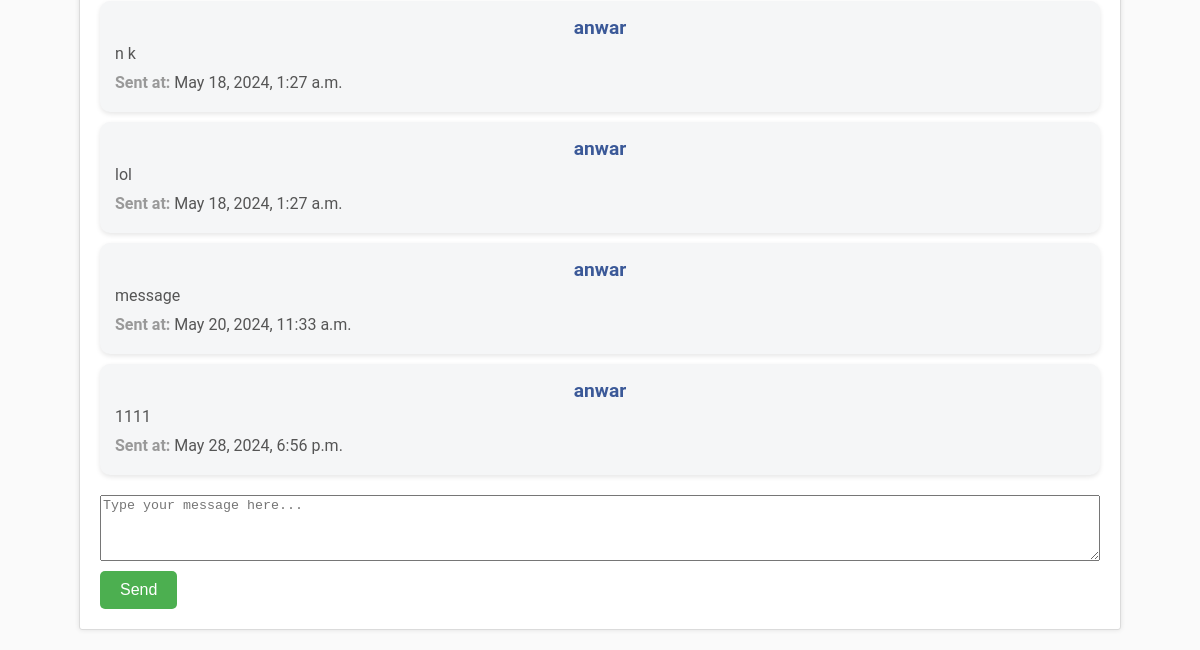
The app's page /message/1 (lower part), older data.
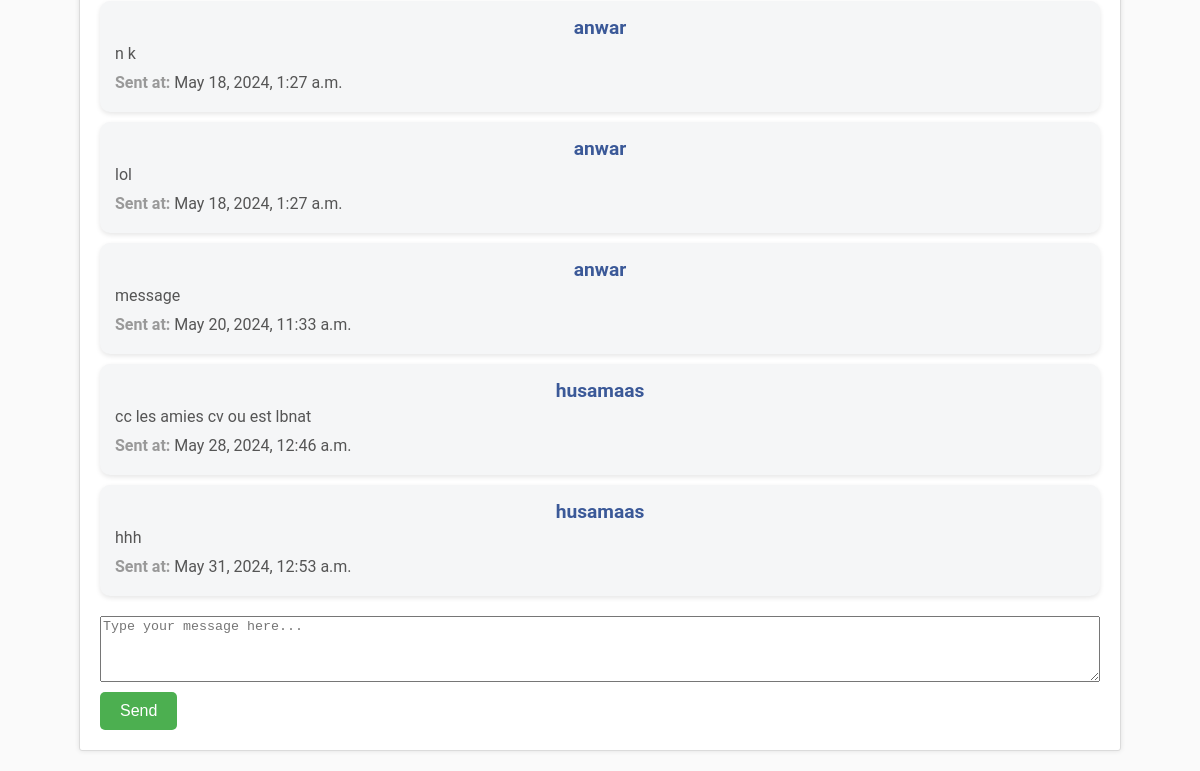
The same page, newer data.
### api/models.py (models this page shows, shortened)
class Message(models.Model):
    body=models.TextField()
    sender=models.ForeignKey(User,on_delete=models.CASCADE,related_name='sender')
    date=models.DateTimeField(auto_now_add=True)
    receiver=models.ForeignKey(User,on_delete=models.SET_NULL,related_name='receiver',null=True)

### api/views.py (the view)
# urls.py: path('message/<str:userid>',TanmirtMessage,name='message'),
def TanmirtMessage(request,userid):
    messages=Message.objects.all()
    receiver=User.objects.get(pk=userid)
    if request.method=='POST':
        form=MessageForm(request.POST)
        if form.is_valid():
            instance=form.save(commit=False)
            instance.sender=request.user
            instance.receiver=receiver
            instance.save()
            return redirect('message',userid=userid)
    else:
        form=MessageForm()
    context={'receiver':receiver , 'form':form,'messages':messages}
    return render(request,'messages.html',context)

### api/forms.py
class MessageForm(ModelForm):
    class Meta:
        model=Message
        fields=[
            'body'
        ]
        widgets = {
            'body': forms.Textarea(attrs={
                'class': 'form-control',
                'placeholder': 'Type your message here...',
                'rows': 4,
                'cols': 50
            }),
        }
        labels = {
            'body': '',
        }

### templates/messages.html (shortened to what this page needs)
<!DOCTYPE html>
<html lang="en">
<head>
    {% load static %}
    <link rel="stylesheet" href="{% static 'css/message.css' %}">
</head>
<body>
    <div class="container">
        {% for message in messages %}
        <div class="message">
            <h1>{{ message.sender.username }}</h1>
            <p>{{ message.body }}</p>
            <p><strong>Sent at:</strong> {{ message.date }}</p>
        </div>
        {% endfor %}
        <form method="post">
            {{ form.body }}
            <button type="submit">Send</button>
        </form>
    </div>
</body>
</html>

### static/css/message.css (style rules this page uses)
body { background-color: #fafafa; font-family: 'Roboto', sans-serif; margin: 0; padding: 0; }
.container { max-width: 1000px; margin: 20px auto; background-color: #fff; border: 1px solid #dbdbdb; border-radius: 3px; box-shadow: 0 0 5px rgba(0, 0, 0, 0.1); padding: 20px; }
h1 { text-align: center; font-size: 2em; margin-bottom: 20px; }
.message { display: flex; flex-direction: column; background-color: #f5f6f7; padding: 15px; border-radius: 10px; margin-bottom: 10px; box-shadow: 0 2px 5px rgba(0, 0, 0, 0.1); }
.message h1 { font-size: 1.2em; font-weight: bold; color: #3b5998; margin: 0; }
.message p { font-size: 1em; color: #555; margin: 5px 0; }
.message p strong { color: #999; }
form { display: flex; flex-direction: column; gap: 10px; }
form button { align-self: flex-start; background-color: #4CAF50; color: white; border: none; border-radius: 5px; padding: 10px 20px; font-size: 1em; cursor: pointer; transition: background-color 0.3s ease; }

Row changes from the older to the newer data that the page shows:
removed Message: sender.username "anwar", body "1111", date "May 28, 2024, 6:56 p.m."
added Message: sender.username "husamaas", body "cc les amies cv ou est lbnat", date "May 28, 2024, 12:46 a.m."
added Message: sender.username "husamaas", body "hhh", date "May 31, 2024, 12:53 a.m."
